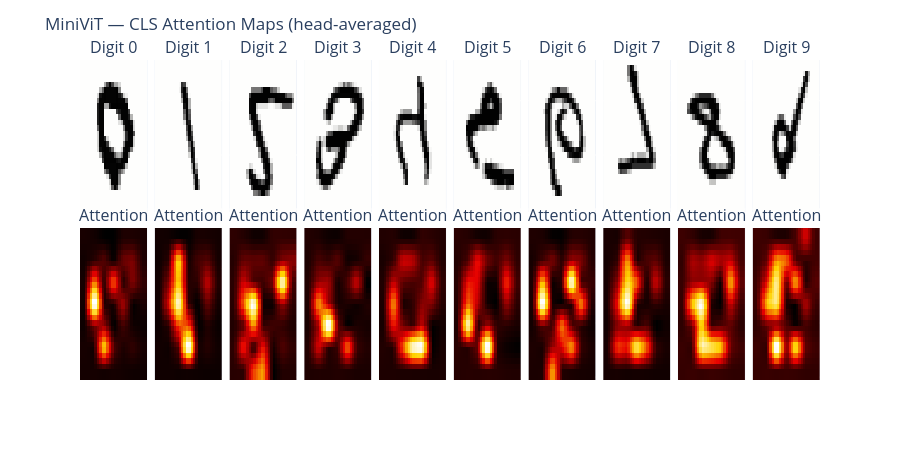

Notebook cell for this chart:
### Markdown cell above
---
## SOLUTION — Part 5: Attention Map Visualization (Plotly)

### Code cell
def visualize_attention_maps(model, loader, n_digits=10):
    """
    Visualize which image patches the CLS token attends to.

    The first row shows original MNIST digits.
    The second row shows the attention map from the CLS token to image patches.
    """
    model.eval()
    """Use evaluation mode so Dropout is disabled."""
    samples = {}
    """Dictionary digit -> one example image."""
    for x, y in loader:
        """Loop over test batches until we collect one sample per digit."""
        for i in range(len(y)):
            """Inspect each image inside the batch."""
            d = y[i].item()
            """Read digit label as a Python integer."""
            if d not in samples:
                """Keep the first image found for each digit class."""
                samples[d] = x[i]
            if len(samples) == n_digits:
                """Stop once we have all requested digit classes."""
                break
        if len(samples) == n_digits:
            """Stop scanning batches once enough samples are collected."""
            break

    fig = make_subplots(
        rows=2,
        cols=10,
        subplot_titles=[f'Digit {d}' for d in range(10)] + ['Attention']*10,
        vertical_spacing=0.05,
        horizontal_spacing=0.01
    )
    """Create a 2-row grid: original images on top, attention maps below."""

    for digit in range(10):
        """Loop through digit classes 0 to 9."""
        img = samples[digit].unsqueeze(0).to(DEVICE)
        """Add batch dimension and move the image to the model device."""
        with torch.no_grad():
            """No gradients are needed for visualization."""
            _ = model(img)
            """Forward pass fills model.blocks[0].attn.attn_weights."""
        attn = model.blocks[0].attn.attn_weights
        """Attention shape should be (1, heads, 50, 50): CLS + 49 patches."""
        cls_attn = attn.mean(1)[0, 0, 1:].reshape(7, 7).cpu().numpy()
        """Average over heads, take CLS row, remove CLS-to-CLS, reshape 49 patches to 7x7."""
        attn_up = F.interpolate(
            torch.tensor(cls_attn).unsqueeze(0).unsqueeze(0).float(),
            size=(28, 28),
            mode='bilinear',
            align_corners=False
        ).squeeze().numpy()
        """Upsample the 7x7 patch attention map to 28x28 so it aligns with the image."""
        attn_up = (attn_up - attn_up.min()) / (attn_up.max() - attn_up.min() + 1e-8)
        """Normalize attention values to [0,1] for consistent colors."""
        orig = samples[digit][0].numpy()
        """Extract the original 28x28 image from shape (1,28,28)."""

        fig.add_trace(go.Heatmap(z=orig, colorscale='gray_r', showscale=False), row=1, col=digit+1)
        """Row 1: add the original digit image."""
        fig.add_trace(go.Heatmap(z=attn_up, colorscale='Hot', showscale=False), row=2, col=digit+1)
        """Row 2: add the CLS attention heatmap."""

    for k in fig.layout:
        """Loop over all Plotly layout entries to find axes."""
        if 'xaxis' in k or 'yaxis' in k:
            """Hide axis labels/ticks for both image and attention subplots."""
            fig.layout[k].update(showticklabels=False)
    fig.update_layout(
        title='MiniViT — CLS Attention Maps (head-averaged)',
        height=460,
        margin=dict(t=60)
    )
    """Set figure title, height, and top margin."""
    fig.show()
    """Render the attention visualization."""


visualize_attention_maps(vit, test_loader)
"""Run attention visualization after MiniViT training."""

### Figure 1 — Plotly figure (JSON) as saved in the notebook; plotly's stock layout.template omitted (floating-point values rounded to 4 significant figures; data arrays with more than 128 entries replaced by an {"elided": "..."} marker saying what was removed)
{"data": [{"colorscale": [[0, "rgb(254, 254, 253)"], [0.09091, "rgb(224, 224, 223)"], [0.1818, "rgb(197, 197, 195)"], [0.2727, "rgb(171, 171, 170)"], [0.3636, "rgb(146, 146, 145)"], [0.4545, "rgb(124, 123, 122)"], [0.5455, "rgb(102, 101, 101)"], [0.6364, "rgb(81, 80, 80)"], [0.7273, "rgb(59, 59, 59)"], [0.8182, "rgb(38, 38, 38)"], [0.9091, "rgb(16, 16, 16)"], [1, "rgb(0, 0, 0)"]], "showscale": false, "type": "heatmap", "xaxis": "x", "yaxis": "y", "z": {"elided": "28x28 float values"}}, {"colorscale": [[0, "rgb(0,0,0)"], [0.3333, "rgb(230,0,0)"], [0.6667, "rgb(255,210,0)"], [1, "rgb(255,255,255)"]], "showscale": false, "type": "heatmap", "xaxis": "x11", "yaxis": "y11", "z": {"elided": "28x28 float values"}}, {"colorscale": [[0, "rgb(254, 254, 253)"], [0.09091, "rgb(224, 224, 223)"], [0.1818, "rgb(197, 197, 195)"], [0.2727, "rgb(171, 171, 170)"], [0.3636, "rgb(146, 146, 145)"], [0.4545, "rgb(124, 123, 122)"], [0.5455, "rgb(102, 101, 101)"], [0.6364, "rgb(81, 80, 80)"], [0.7273, "rgb(59, 59, 59)"], [0.8182, "rgb(38, 38, 38)"], [0.9091, "rgb(16, 16, 16)"], [1, "rgb(0, 0, 0)"]], "showscale": false, "type": "heatmap", "xaxis": "x2", "yaxis": "y2", "z": {"elided": "28x28 float values"}}, {"colorscale": [[0, "rgb(0,0,0)"], [0.3333, "rgb(230,0,0)"], [0.6667, "rgb(255,210,0)"], [1, "rgb(255,255,255)"]], "showscale": false, "type": "heatmap", "xaxis": "x12", "yaxis": "y12", "z": {"elided": "28x28 float values"}}, {"colorscale": [[0, "rgb(254, 254, 253)"], [0.09091, "rgb(224, 224, 223)"], [0.1818, "rgb(197, 197, 195)"], [0.2727, "rgb(171, 171, 170)"], [0.3636, "rgb(146, 146, 145)"], [0.4545, "rgb(124, 123, 122)"], [0.5455, "rgb(102, 101, 101)"], [0.6364, "rgb(81, 80, 80)"], [0.7273, "rgb(59, 59, 59)"], [0.8182, "rgb(38, 38, 38)"], [0.9091, "rgb(16, 16, 16)"], [1, "rgb(0, 0, 0)"]], "showscale": false, "type": "heatmap", "xaxis": "x3", "yaxis": "y3", "z": {"elided": "28x28 float values"}}, {"colorscale": [[0, "rgb(0,0,0)"], [0.3333, "rgb(230,0,0)"], [0.6667, "rgb(255,210,0)"], [1, "rgb(255,255,255)"]], "showscale": false, "type": "heatmap", "xaxis": "x13", "yaxis": "y13", "z": {"elided": "28x28 float values"}}, {"colorscale": [[0, "rgb(254, 254, 253)"], [0.09091, "rgb(224, 224, 223)"], [0.1818, "rgb(197, 197, 195)"], [0.2727, "rgb(171, 171, 170)"], [0.3636, "rgb(146, 146, 145)"], [0.4545, "rgb(124, 123, 122)"], [0.5455, "rgb(102, 101, 101)"], [0.6364, "rgb(81, 80, 80)"], [0.7273, "rgb(59, 59, 59)"], [0.8182, "rgb(38, 38, 38)"], [0.9091, "rgb(16, 16, 16)"], [1, "rgb(0, 0, 0)"]], "showscale": false, "type": "heatmap", "xaxis": "x4", "yaxis": "y4", "z": {"elided": "28x28 float values"}}, {"colorscale": [[0, "rgb(0,0,0)"], [0.3333, "rgb(230,0,0)"], [0.6667, "rgb(255,210,0)"], [1, "rgb(255,255,255)"]], "showscale": false, "type": "heatmap", "xaxis": "x14", "yaxis": "y14", "z": {"elided": "28x28 float values"}}, {"colorscale": [[0, "rgb(254, 254, 253)"], [0.09091, "rgb(224, 224, 223)"], [0.1818, "rgb(197, 197, 195)"], [0.2727, "rgb(171, 171, 170)"], [0.3636, "rgb(146, 146, 145)"], [0.4545, "rgb(124, 123, 122)"], [0.5455, "rgb(102, 101, 101)"], [0.6364, "rgb(81, 80, 80)"], [0.7273, "rgb(59, 59, 59)"], [0.8182, "rgb(38, 38, 38)"], [0.9091, "rgb(16, 16, 16)"], [1, "rgb(0, 0, 0)"]], "showscale": false, "type": "heatmap", "xaxis": "x5", "yaxis": "y5", "z": {"elided": "28x28 float values"}}, {"colorscale": [[0, "rgb(0,0,0)"], [0.3333, "rgb(230,0,0)"], [0.6667, "rgb(255,210,0)"], [1, "rgb(255,255,255)"]], "showscale": false, "type": "heatmap", "xaxis": "x15", "yaxis": "y15", "z": {"elided": "28x28 float values"}}, {"colorscale": [[0, "rgb(254, 254, 253)"], [0.09091, "rgb(224, 224, 223)"], [0.1818, "rgb(197, 197, 195)"], [0.2727, "rgb(171, 171, 170)"], [0.3636, "rgb(146, 146, 145)"], [0.4545, "rgb(124, 123, 122)"], [0.5455, "rgb(102, 101, 101)"], [0.6364, "rgb(81, 80, 80)"], [0.7273, "rgb(59, 59, 59)"], [0.8182, "rgb(38, 38, 38)"], [0.9091, "rgb(16, 16, 16)"], [1, "rgb(0, 0, 0)"]], "showscale": false, "type": "heatmap", "xaxis": "x6", "yaxis": "y6", "z": {"elided": "28x28 float values"}}, {"colorscale": [[0, "rgb(0,0,0)"], [0.3333, "rgb(230,0,0)"], [0.6667, "rgb(255,210,0)"], [1, "rgb(255,255,255)"]], "showscale": false, "type": "heatmap", "xaxis": "x16", "yaxis": "y16", "z": {"elided": "28x28 float values"}}, {"colorscale": [[0, "rgb(254, 254, 253)"], [0.09091, "rgb(224, 224, 223)"], [0.1818, "rgb(197, 197, 195)"], [0.2727, "rgb(171, 171, 170)"], [0.3636, "rgb(146, 146, 145)"], [0.4545, "rgb(124, 123, 122)"], [0.5455, "rgb(102, 101, 101)"], [0.6364, "rgb(81, 80, 80)"], [0.7273, "rgb(59, 59, 59)"], [0.8182, "rgb(38, 38, 38)"], [0.9091, "rgb(16, 16, 16)"], [1, "rgb(0, 0, 0)"]], "showscale": false, "type": "heatmap", "xaxis": "x7", "yaxis": "y7", "z": {"elided": "28x28 float values"}}, {"colorscale": [[0, "rgb(0,0,0)"], [0.3333, "rgb(230,0,0)"], [0.6667, "rgb(255,210,0)"], [1, "rgb(255,255,255)"]], "showscale": false, "type": "heatmap", "xaxis": "x17", "yaxis": "y17", "z": {"elided": "28x28 float values"}}, {"colorscale": [[0, "rgb(254, 254, 253)"], [0.09091, "rgb(224, 224, 223)"], [0.1818, "rgb(197, 197, 195)"], [0.2727, "rgb(171, 171, 170)"], [0.3636, "rgb(146, 146, 145)"], [0.4545, "rgb(124, 123, 122)"], [0.5455, "rgb(102, 101, 101)"], [0.6364, "rgb(81, 80, 80)"], [0.7273, "rgb(59, 59, 59)"], [0.8182, "rgb(38, 38, 38)"], [0.9091, "rgb(16, 16, 16)"], [1, "rgb(0, 0, 0)"]], "showscale": false, "type": "heatmap", "xaxis": "x8", "yaxis": "y8", "z": {"elided": "28x28 float values"}}, {"colorscale": [[0, "rgb(0,0,0)"], [0.3333, "rgb(230,0,0)"], [0.6667, "rgb(255,210,0)"], [1, "rgb(255,255,255)"]], "showscale": false, "type": "heatmap", "xaxis": "x18", "yaxis": "y18", "z": {"elided": "28x28 float values"}}, {"colorscale": [[0, "rgb(254, 254, 253)"], [0.09091, "rgb(224, 224, 223)"], [0.1818, "rgb(197, 197, 195)"], [0.2727, "rgb(171, 171, 170)"], [0.3636, "rgb(146, 146, 145)"], [0.4545, "rgb(124, 123, 122)"], [0.5455, "rgb(102, 101, 101)"], [0.6364, "rgb(81, 80, 80)"], [0.7273, "rgb(59, 59, 59)"], [0.8182, "rgb(38, 38, 38)"], [0.9091, "rgb(16, 16, 16)"], [1, "rgb(0, 0, 0)"]], "showscale": false, "type": "heatmap", "xaxis": "x9", "yaxis": "y9", "z": {"elided": "28x28 float values"}}, {"colorscale": [[0, "rgb(0,0,0)"], [0.3333, "rgb(230,0,0)"], [0.6667, "rgb(255,210,0)"], [1, "rgb(255,255,255)"]], "showscale": false, "type": "heatmap", "xaxis": "x19", "yaxis": "y19", "z": {"elided": "28x28 float values"}}, {"colorscale": [[0, "rgb(254, 254, 253)"], [0.09091, "rgb(224, 224, 223)"], [0.1818, "rgb(197, 197, 195)"], [0.2727, "rgb(171, 171, 170)"], [0.3636, "rgb(146, 146, 145)"], [0.4545, "rgb(124, 123, 122)"], [0.5455, "rgb(102, 101, 101)"], [0.6364, "rgb(81, 80, 80)"], [0.7273, "rgb(59, 59, 59)"], [0.8182, "rgb(38, 38, 38)"], [0.9091, "rgb(16, 16, 16)"], [1, "rgb(0, 0, 0)"]], "showscale": false, "type": "heatmap", "xaxis": "x10", "yaxis": "y10", "z": {"elided": "28x28 float values"}}, {"colorscale": [[0, "rgb(0,0,0)"], [0.3333, "rgb(230,0,0)"], [0.6667, "rgb(255,210,0)"], [1, "rgb(255,255,255)"]], "showscale": false, "type": "heatmap", "xaxis": "x20", "yaxis": "y20", "z": {"elided": "28x28 float values"}}], "layout": {"annotations": [{"font": {"size": 16}, "showarrow": false, "text": "Digit 0", "x": 0.0455, "xanchor": "center", "xref": "paper", "y": 1, "yanchor": "bottom", "yref": "paper"}, {"font": {"size": 16}, "showarrow": false, "text": "Digit 1", "x": 0.1465, "xanchor": "center", "xref": "paper", "y": 1, "yanchor": "bottom", "yref": "paper"}, {"font": {"size": 16}, "showarrow": false, "text": "Digit 2", "x": 0.2475, "xanchor": "center", "xref": "paper", "y": 1, "yanchor": "bottom", "yref": "paper"}, {"font": {"size": 16}, "showarrow": false, "text": "Digit 3", "x": 0.3485, "xanchor": "center", "xref": "paper", "y": 1, "yanchor": "bottom", "yref": "paper"}, {"font": {"size": 16}, "showarrow": false, "text": "Digit 4", "x": 0.4495, "xanchor": "center", "xref": "paper", "y": 1, "yanchor": "bottom", "yref": "paper"}, {"font": {"size": 16}, "showarrow": false, "text": "Digit 5", "x": 0.5505, "xanchor": "center", "xref": "paper", "y": 1, "yanchor": "bottom", "yref": "paper"}, {"font": {"size": 16}, "showarrow": false, "text": "Digit 6", "x": 0.6515, "xanchor": "center", "xref": "paper", "y": 1, "yanchor": "bottom", "yref": "paper"}, {"font": {"size": 16}, "showarrow": false, "text": "Digit 7", "x": 0.7525, "xanchor": "center", "xref": "paper", "y": 1, "yanchor": "bottom", "yref": "paper"}, {"font": {"size": 16}, "showarrow": false, "text": "Digit 8", "x": 0.8535, "xanchor": "center", "xref": "paper", "y": 1, "yanchor": "bottom", "yref": "paper"}, {"font": {"size": 16}, "showarrow": false, "text": "Digit 9", "x": 0.9545, "xanchor": "center", "xref": "paper", "y": 1, "yanchor": "bottom", "yref": "paper"}, {"font": {"size": 16}, "showarrow": false, "text": "Attention", "x": 0.0455, "xanchor": "center", "xref": "paper", "y": 0.475, "yanchor": "bottom", "yref": "paper"}, {"font": {"size": 16}, "showarrow": false, "text": "Attention", "x": 0.1465, "xanchor": "center", "xref": "paper", "y": 0.475, "yanchor": "bottom", "yref": "paper"}, {"font": {"size": 16}, "showarrow": false, "text": "Attention", "x": 0.2475, "xanchor": "center", "xref": "paper", "y": 0.475, "yanchor": "bottom", "yref": "paper"}, {"font": {"size": 16}, "showarrow": false, "text": "Attention", "x": 0.3485, "xanchor": "center", "xref": "paper", "y": 0.475, "yanchor": "bottom", "yref": "paper"}, {"font": {"size": 16}, "showarrow": false, "text": "Attention", "x": 0.4495, "xanchor": "center", "xref": "paper", "y": 0.475, "yanchor": "bottom", "yref": "paper"}, {"font": {"size": 16}, "showarrow": false, "text": "Attention", "x": 0.5505, "xanchor": "center", "xref": "paper", "y": 0.475, "yanchor": "bottom", "yref": "paper"}, {"font": {"size": 16}, "showarrow": false, "text": "Attention", "x": 0.6515, "xanchor": "center", "xref": "paper", "y": 0.475, "yanchor": "bottom", "yref": "paper"}, {"font": {"size": 16}, "showarrow": false, "text": "Attention", "x": 0.7525, "xanchor": "center", "xref": "paper", "y": 0.475, "yanchor": "bottom", "yref": "paper"}, {"font": {"size": 16}, "showarrow": false, "text": "Attention", "x": 0.8535, "xanchor": "center", "xref": "paper", "y": 0.475, "yanchor": "bottom", "yref": "paper"}, {"font": {"size": 16}, "showarrow": false, "text": "Attention", "x": 0.9545, "xanchor": "center", "xref": "paper", "y": 0.475, "yanchor": "bottom", "yref": "paper"}], "height": 460, "margin": {"t": 60}, "title": {"text": "MiniViT — CLS Attention Maps (head-averaged)"}, "xaxis": {"anchor": "y", "domain": [0, 0.091], "showticklabels": false}, "xaxis10": {"anchor": "y10", "domain": [0.909, 1.0], "showticklabels": false}, "xaxis11": {"anchor": "y11", "domain": [0, 0.091], "showticklabels": false}, "xaxis12": {"anchor": "y12", "domain": [0.101, 0.192], "showticklabels": false}, "xaxis13": {"anchor": "y13", "domain": [0.202, 0.293], "showticklabels": false}, "xaxis14": {"anchor": "y14", "domain": [0.303, 0.394], "showticklabels": false}, "xaxis15": {"anchor": "y15", "domain": [0.404, 0.495], "showticklabels": false}, "xaxis16": {"anchor": "y16", "domain": [0.505, 0.596], "showticklabels": false}, "xaxis17": {"anchor": "y17", "domain": [0.606, 0.697], "showticklabels": false}, "xaxis18": {"anchor": "y18", "domain": [0.707, 0.798], "showticklabels": false}, "xaxis19": {"anchor": "y19", "domain": [0.808, 0.899], "showticklabels": false}, "xaxis2": {"anchor": "y2", "domain": [0.101, 0.192], "showticklabels": false}, "xaxis20": {"anchor": "y20", "domain": [0.909, 1.0], "showticklabels": false}, "xaxis3": {"anchor": "y3", "domain": [0.202, 0.293], "showticklabels": false}, "xaxis4": {"anchor": "y4", "domain": [0.303, 0.394], "showticklabels": false}, "xaxis5": {"anchor": "y5", "domain": [0.404, 0.495], "showticklabels": false}, "xaxis6": {"anchor": "y6", "domain": [0.505, 0.596], "showticklabels": false}, "xaxis7": {"anchor": "y7", "domain": [0.606, 0.697], "showticklabels": false}, "xaxis8": {"anchor": "y8", "domain": [0.707, 0.798], "showticklabels": false}, "xaxis9": {"anchor": "y9", "domain": [0.808, 0.899], "showticklabels": false}, "yaxis": {"anchor": "x", "domain": [0.525, 1], "showticklabels": false}, "yaxis10": {"anchor": "x10", "domain": [0.525, 1], "showticklabels": false}, "yaxis11": {"anchor": "x11", "domain": [0, 0.475], "showticklabels": false}, "yaxis12": {"anchor": "x12", "domain": [0, 0.475], "showticklabels": false}, "yaxis13": {"anchor": "x13", "domain": [0, 0.475], "showticklabels": false}, "yaxis14": {"anchor": "x14", "domain": [0, 0.475], "showticklabels": false}, "yaxis15": {"anchor": "x15", "domain": [0, 0.475], "showticklabels": false}, "yaxis16": {"anchor": "x16", "domain": [0, 0.475], "showticklabels": false}, "yaxis17": {"anchor": "x17", "domain": [0, 0.475], "showticklabels": false}, "yaxis18": {"anchor": "x18", "domain": [0, 0.475], "showticklabels": false}, "yaxis19": {"anchor": "x19", "domain": [0, 0.475], "showticklabels": false}, "yaxis2": {"anchor": "x2", "domain": [0.525, 1], "showticklabels": false}, "yaxis20": {"anchor": "x20", "domain": [0, 0.475], "showticklabels": false}, "yaxis3": {"anchor": "x3", "domain": [0.525, 1], "showticklabels": false}, "yaxis4": {"anchor": "x4", "domain": [0.525, 1], "showticklabels": false}, "yaxis5": {"anchor": "x5", "domain": [0.525, 1], "showticklabels": false}, "yaxis6": {"anchor": "x6", "domain": [0.525, 1], "showticklabels": false}, "yaxis7": {"anchor": "x7", "domain": [0.525, 1], "showticklabels": false}, "yaxis8": {"anchor": "x8", "domain": [0.525, 1], "showticklabels": false}, "yaxis9": {"anchor": "x9", "domain": [0.525, 1], "showticklabels": false}}}
